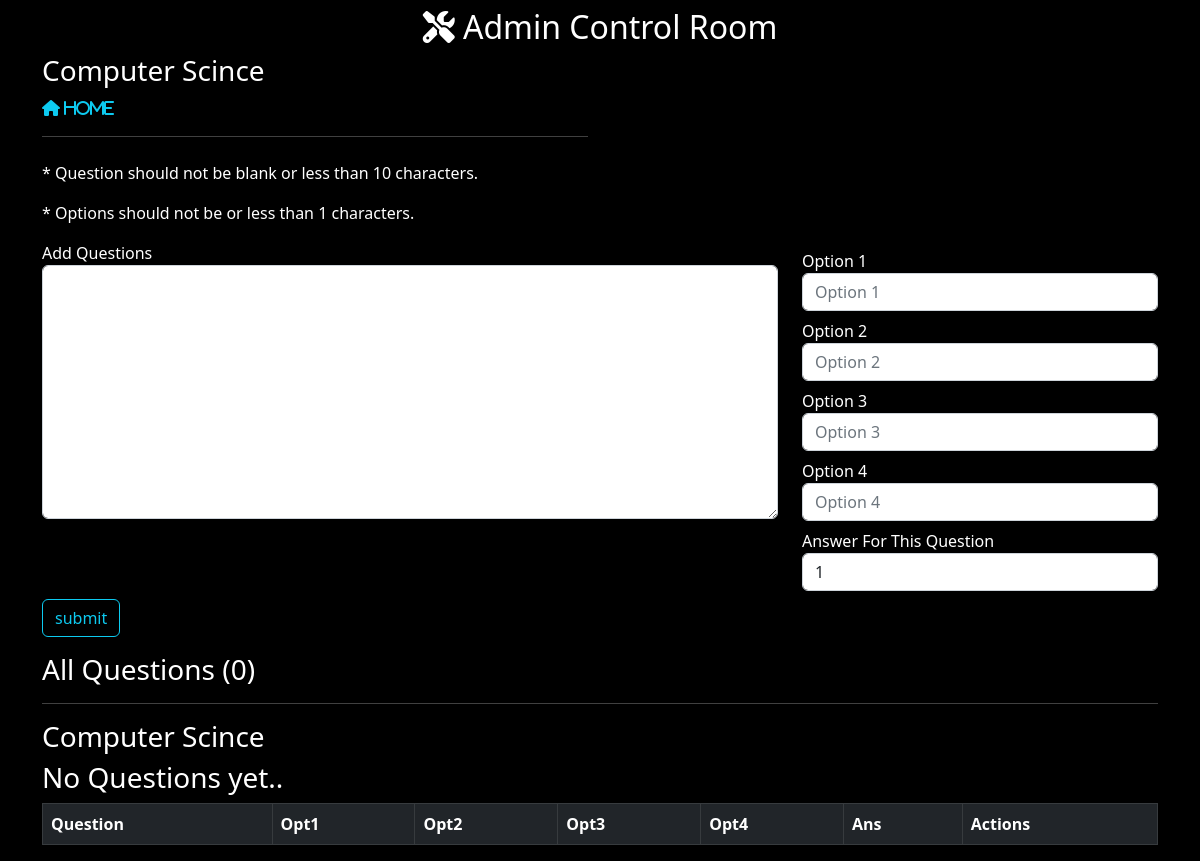
/controlroom/see/topic/13/, run on an earlier commit of the app's database.
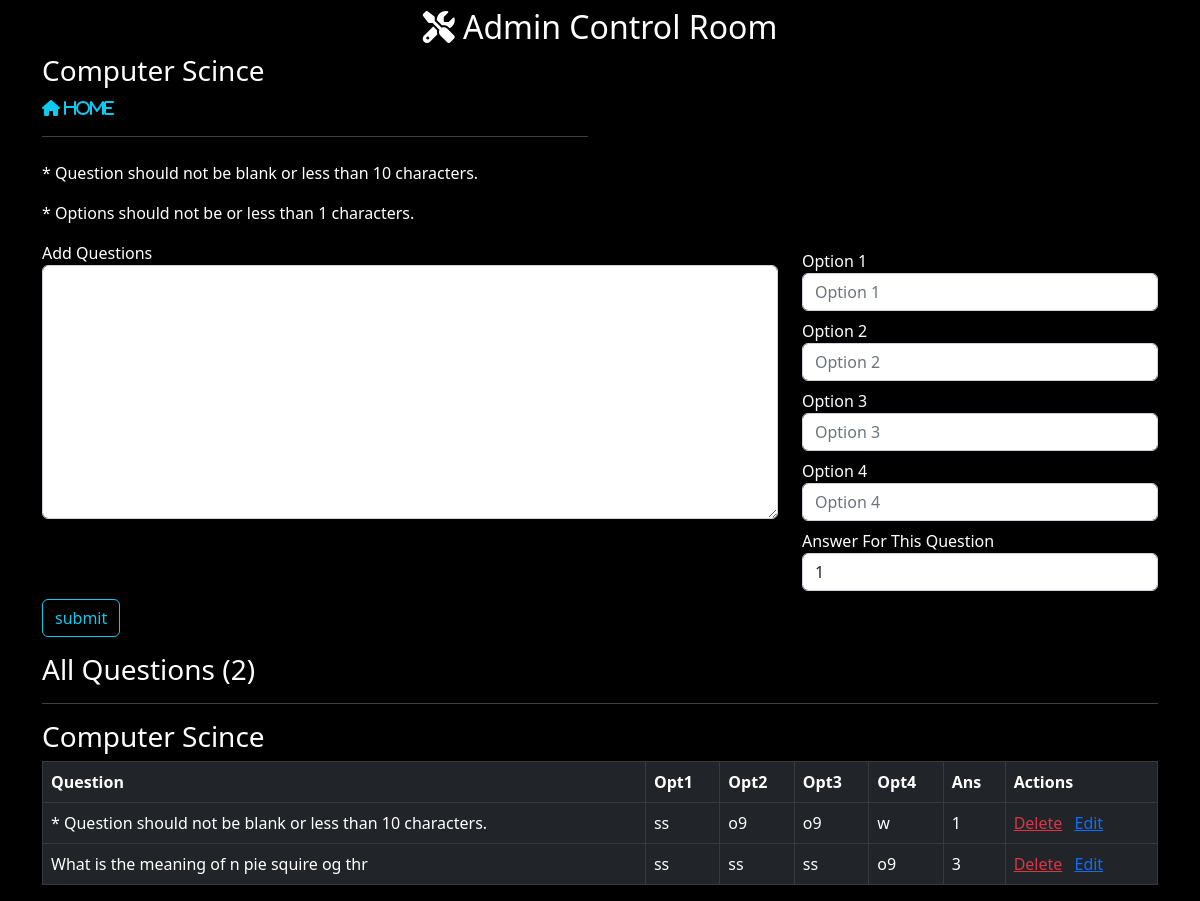
And on a later commit of the database.
### teaAdmin/models.py (models this page shows, shortened)
class topics(models.Model):
    tname = models.CharField(max_length=250)

class questions(models.Model):
    topic = models.ForeignKey(topics,on_delete = models.CASCADE)
    question = models.TextField()

class option(models.Model):
    topic = models.ForeignKey(topics,on_delete = models.CASCADE)
    questions = models.ForeignKey(questions, on_delete = models.CASCADE)
    opt1 = models.CharField(max_length=400)
    opt2 = models.CharField(max_length=400)
    opt3 = models.CharField(max_length=400)
    opt4 = models.CharField(max_length=400)
    ans = models.IntegerField()

### teaAdmin/views.py (the view, shortened to what this page needs)
# urls.py: path('see/topic/<int:id>/',v.addQuestion.as_view(),name='question'),
class addQuestion(View):
    def get(self, request,id):
        topicname = topics.objects.filter(id=id)
        if topicname.exists():
            quest = questions.objects.filter(topic = topics.objects.get(id=id))
            opt = option.objects.filter(topic = topics.objects.get(id=id) )
            return render(request,'teaAdmin/question.html',{'topicname':topicname
            ,'quest':quest,'opt':opt,'total' : len(quest)})
        else:
            return HttpResponse('<h1> Something went wrong </h1>')

### teaAdmin/templates/teaAdmin/question.html (shortened to what this page needs)
{% extends 'core/base.html' %}
{% block content %}
<h2 class="text-center container mt-2"><i class="fa-solid fa-screwdriver-wrench"></i>  Admin Control Room  </i> </h2>
<div class="container mt-2">
    <div class="row">
        <div class="col-sm-6">
            {% if topicname %}
            {% for i in topicname %}
            <h3 >{{i.tname | capfirst}}
            </h3>
            <a href="/controlroom" class="text-info"><i class="fas fa-home"> Home</i></a>
            <hr>
            {% endfor %}
            {% endif %}
        </div>
    </div>
</div>
<div class="container mt-2">
    <p>* Question should not be blank or less than 10 characters. </p>
    <p>* Options should not be  or less than 1 characters.</p>
</div>
<form action="" method="post">
<div class="container mt-2">
    <div class="row">
        <div class="col-sm-8">
            <label for="question">Add Questions</label>
            <textarea name="question" id="question" cols="30" rows="10" class="form-control" required></textarea>
        </div>
        <div class="col-sm-4">
            <label for="opt1" class="mt-2">Option 1 </label>
            <input type="text" name="opt1" id="opt1" class="form-control" placeholder="Option 1" required>
            <label for="opt2" class="mt-2">Option 2 </label>
            <input type="text" name="opt2" id="opt2" class="form-control" placeholder="Option 2" required>
            <label for="opt3" class="mt-2">Option 3 </label>
            <input type="text" name="opt3" id="opt3" class="form-control" placeholder="Option 3" required>
            <label for="opt4" class="mt-2">Option 4 </label>
            <input type="text" name="opt4" id="opt4" class="form-control" placeholder="Option 4" required>
            <label for="ans" class='mt-2'>Answer For This Question</label>
            <select name="ans" id="ans" class="form-control" required>
                <option value="1">1</option>
            </select>
        </div>
    </div>
    <input type="submit" value="submit" class="btn btn-outline-info mt-2 ">
</div>
</form>
<div class="container mt-3">
    <h3>All Questions  ({{total}})</h3>
    <hr>
    {% if topicname %}
    {% for i in topicname %}
    <h3 >{{i.tname | capfirst}}
    </h3>
    {% endfor %}
    {% endif %}
    <table class="table table-bordered table-dark">
        <thead>
          <tr>
            <th scope="col" >Question</th>
            <th scope="col" >Opt1</th>
            <th scope="col" >Opt2</th>
            <th scope="col" >Opt3</th>
            <th scope="col" >Opt4</th>
            <th scope="col">Ans</th>
            <th scope="col">Actions</th>
          </tr>
        </thead>
        <tbody>
      {% if quest %}
      {% for i in quest %}
      <tr>
        <td>{{i.question | capfirst}}</td>
        {% if opt %}
        {% for j in opt %}
        {% if i.id == j.questions.id %}
        <td>{{j.opt1}}</td>
        <td>{{j.opt2}}</td>
        <td>{{j.opt3}}</td>
        <td>{{j.opt4}}</td>
        <td>{{j.ans}}</td>
        <td><a href="{% url 'delquestion' id=i.id tid=i.topic.id %}" class="text-danger">Delete</a>
       <a href="{% url 'editquestion' qid=i.id tid=i.topic.id oid=j.id %}" class="text-primary info mx-2">Edit</a></td>
        {% endif %}
        {% endfor %}
        {% else %}
        <td>N/A</td>
        {% endif %}
      </tr>
      {% endfor %}
      {% else %}
      <h3>
        No Questions yet..
      </h3>
      {% endif %}
        </tbody>
      </table>
</div>
{% endblock content %}

### core/templates/core/base.html (shortened to what this page needs)
<!doctype html>
<html lang="en">
  <head>
    {% load static %}
   <link href="https://cdn.jsdelivr.net/npm/bootstrap@5.2.1/dist/css/bootstrap.min.css" rel="stylesheet">
   <link rel="stylesheet" href="https://cdnjs.cloudflare.com/ajax/libs/font-awesome/6.2.0/css/all.min.css" />
   <link rel="stylesheet" href="{% static 'core/css/base.css' %}">
  </head>
  <body>
    {% block content %}{% endblock content %}
  </body>
</html>

### core/static/core/css/base.css (style rules this page uses)
body { background-color:rgb(0, 0, 0); color:white; }

What changed in the data, as far as the page shows it:
added questions: question "* Question should not be blank or less than 10 characters."
added option: opt1 "ss", opt2 "o9", opt3 "o9", opt4 "w", ans "1", shown under "* Question should not be blank or less than 10 characters."
added questions: question "What is the meaning of n pie squire og thr"
added option: opt1 "ss", opt2 "ss", opt3 "ss", opt4 "o9", ans "3", shown under "What is the meaning of n pie squire og thr"
Also different on the page:
{{ total }}: "0" → "2"
text no longer shown: "No Questions yet.."
